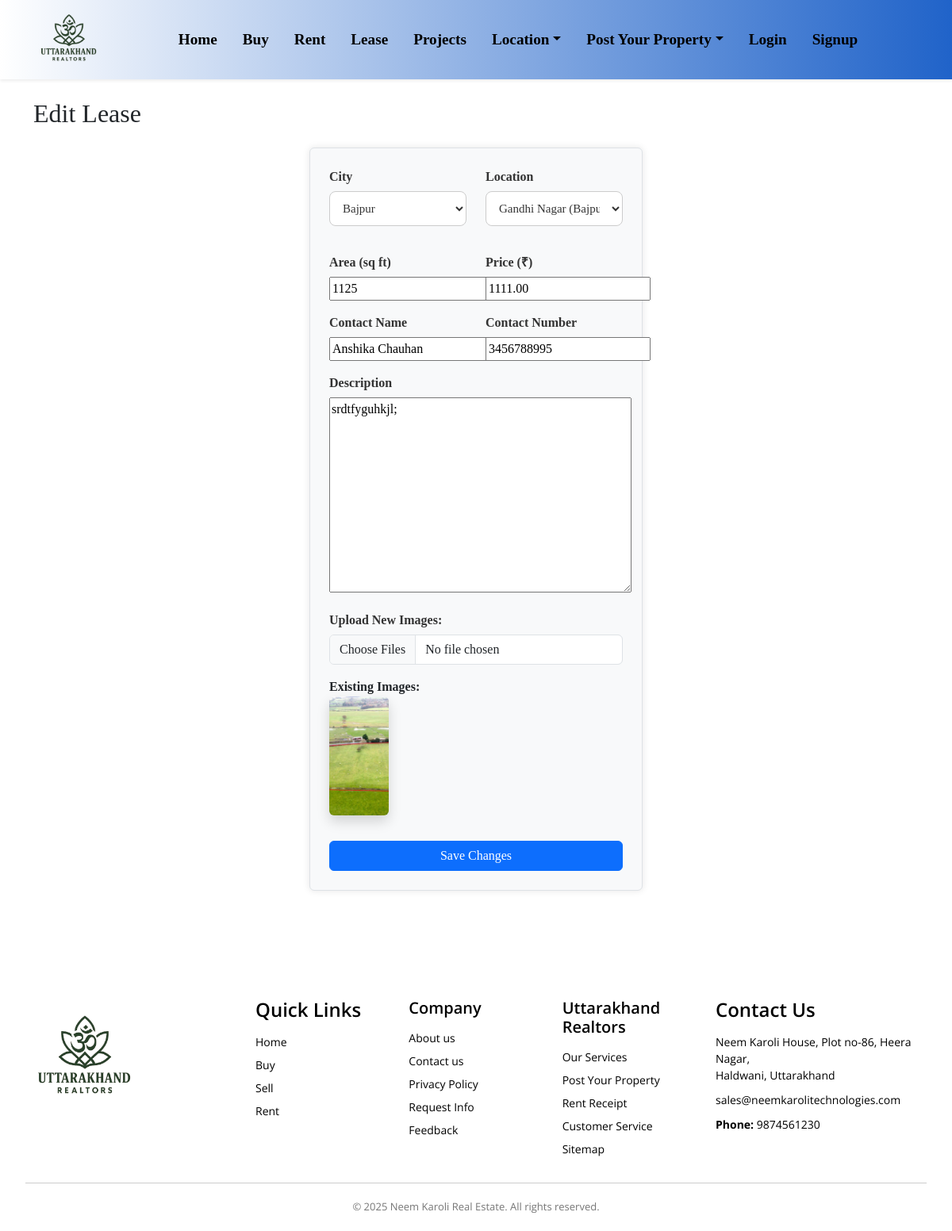
The app's page /lease/edit/2/ with its own data.
### my_app/models.py (models this page shows, shortened)
class Lease(models.Model):
    property = models.ForeignKey(Property, on_delete=models.SET_NULL, null=True, blank=True, related_name="leases")
    city = models.ForeignKey(City, on_delete=models.CASCADE)
    location = models.ForeignKey(Location, on_delete=models.CASCADE)
    area = models.CharField(max_length=100, null=True)
    price = models.DecimalField(max_digits=10, decimal_places=2, null=True)
    contact_name = models.CharField(max_length=100, null=True)
    contact_number = models.CharField(max_length=15, null=True)
    description = models.TextField(null=True, blank=True)
    is_approved = models.BooleanField(default=False)

class LeaseImage(models.Model):
    lease = models.ForeignKey(Lease, on_delete=models.CASCADE, related_name='images')
    image = models.ImageField(upload_to='leases/')

### my_app/views.py (the view)
# urls.py: path('lease/edit/<int:pk>/', views.edit_lease, name='edit_lease'),
def edit_lease(request, pk):
    lease = get_object_or_404(Lease, pk=pk)
    if request.method == 'POST':
        form = LeaseForm(request.POST, instance=lease)
        if form.is_valid():
            form.save()
            return redirect('lease_properties')
    else:
        form = LeaseForm(instance=lease)
    return render(request, 'edit_lease.html', {'form': form, 'lease': lease})

### my_app/forms.py
class LeaseForm(forms.ModelForm):
    class Meta:
        model = Lease
        fields = ['city', 'location', 'area', 'price', 'contact_name', 'contact_number', 'description']

### my_app/models.py (called while the page is built)
    def __str__(self):
        return self.name

    def __str__(self):
        return f"{self.name} ({self.city.name})"

### my_app/templates/edit_lease.html (shortened to what this page needs)
{% extends "common.html" %}
{% block content %}
<div class="container mt-4">
  <h2 class="mb-4">Edit Lease</h2>
  <form method="POST" enctype="multipart/form-data" class="p-4 bg-light border rounded">
    <div class="row mb-3">
      <div class="col-md-6">
        <label for="id_city">City</label>
        {{ form.city }}
      </div>
      <div class="col-md-6">
        <label for="id_location">Location</label>
        {{ form.location }}
      </div>
    </div>
    <div class="row mb-3">
      <div class="col-md-6">
        <label>Area (sq ft)</label>
        {{ form.area }}
      </div>
      <div class="col-md-6">
        <label>Price (₹)</label>
        {{ form.price }}
      </div>
    </div>
    <div class="row mb-3">
      <div class="col-md-6">
        <label>Contact Name</label>
        {{ form.contact_name }}
      </div>
      <div class="col-md-6 ">
        <label>Contact Number</label>
        {{ form.contact_number }}
      </div>
    </div>
    <div class="mb-3">
      <label>Description</label>
      {{ form.description }}
    </div>
    <div class="mb-3">
      <label>Upload New Images:</label>
      <input type="file" name="images" multiple accept="image/*" class="form-control">
    </div>
    {% if lease.images.all %}
      <div class="mb-3">
        <strong>Existing Images:</strong><br>
        <div class="row">
          {% for img in lease.images.all %}
            <div class="col-md-3 text-center mb-3">
              <img src="{{ img.image.url }}" class="img-fluid rounded shadow" style="height: 150px; object-fit: cover;">
            </div>
          {% endfor %}
        </div>
      </div>
    {% endif %}
    <div class="text-center">
      <button type="submit" class="btn btn-primary">Save Changes</button>
    </div>
  </form>
</div>
{% endblock %}

### static/css/style.css (style rules this page uses)
body { font-family: Georgia, 'Times New Roman', Times, serif !important; margin: 0; padding: 0; }
form { background-color: rgba(255, 255, 255, 0.85); padding: 30px; border-radius: 20px; max-width: 420px; margin: auto; box-shadow: 0 0 10px rgba(0, 0, 0, 0.1); }
form label { font-weight: bold; margin-bottom: 6px; display: block; color: #333; font-size: 16px; }
form select { width: 100%; padding: 12px; font-size: 15px; border: 1px solid #ccc; border-radius: 8px; background-color: #fff; color: #333; margin-bottom: 18px; box-sizing: border-box; }
form button { width: 100%; padding: 12px; font-size: 16px; background-color: #00a67e; color: white; border: none; border-radius: 8px; cursor: pointer; transition: background-color 0.3s ease; }

### records on screen
Lease: city "Bajpur", location "Gandhi Nagar (Bajpur)", area "1125", price "1111.00", contact_name "Anshika Chauhan", contact_number "3456788995", description "srdtfyguhkjl;"
LeaseImage: image (picture)
